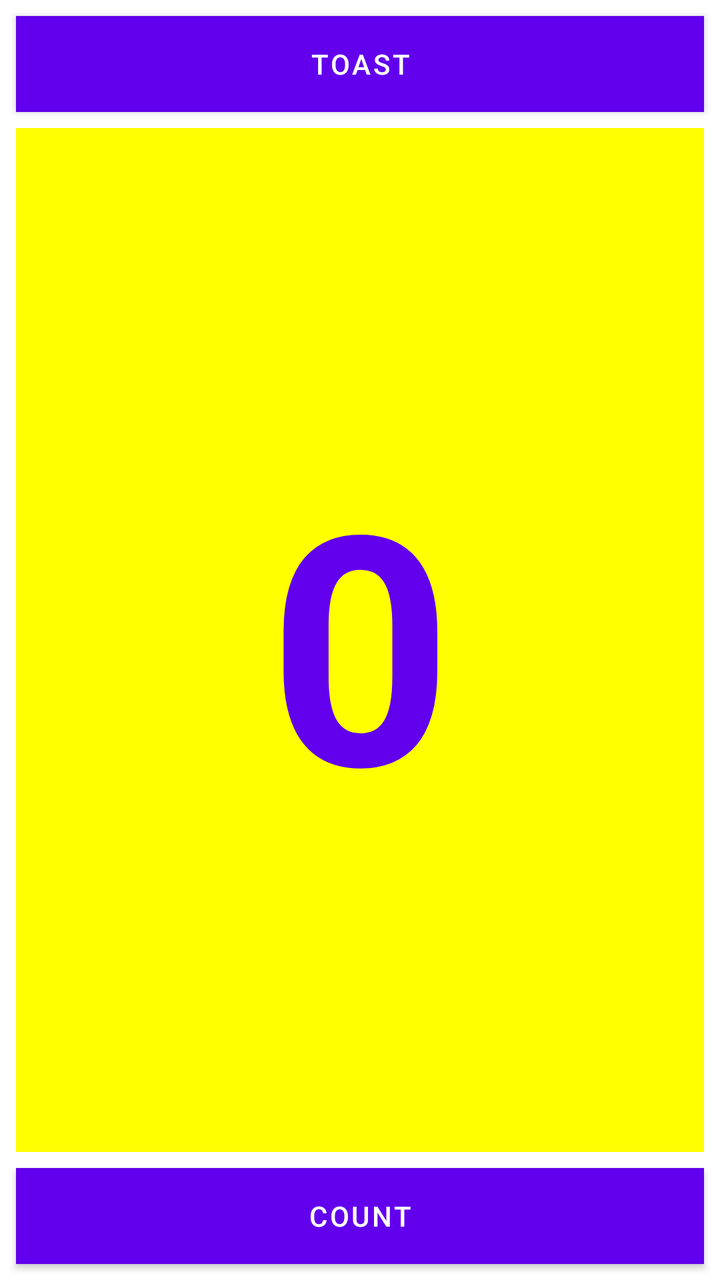
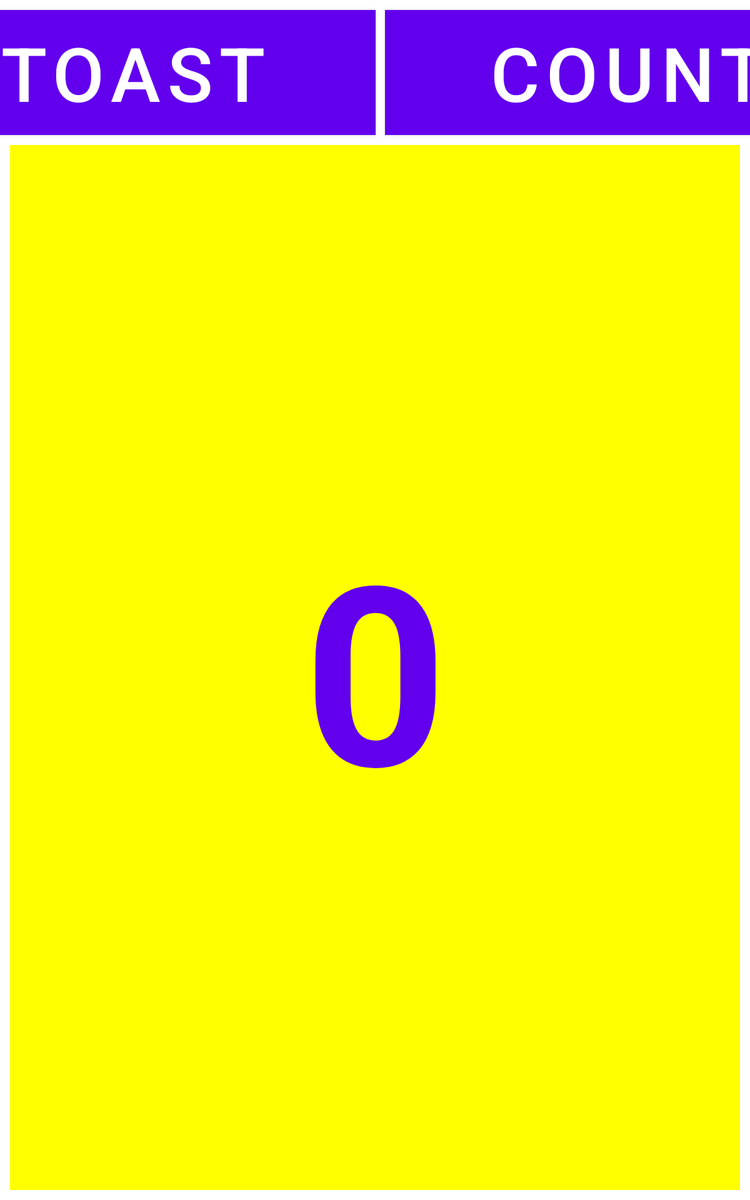

Two renders of one Android screen. The first uses the default layout on a phone; the second uses the alternative layout the repository ships for a different screen configuration, on a matching device. The two XML files are below.
<!-- AndroidManifest.xml: application theme Theme.Homework2 -->
<!-- res/layout/activity_hello_toast.xml -->
<?xml version="1.0" encoding="utf-8"?>
<androidx.constraintlayout.widget.ConstraintLayout xmlns:android="http://schemas.android.com/apk/res/android"
    xmlns:app="http://schemas.android.com/apk/res-auto"
    xmlns:tools="http://schemas.android.com/tools"
    android:layout_width="match_parent"
    android:layout_height="match_parent"
    tools:context=".hellotoast.HelloToast">

    <Button
        android:id="@+id/button_toast"
        android:layout_width="0dp"
        android:layout_height="wrap_content"
        android:layout_marginStart="8dp"
        android:layout_marginTop="8dp"
        android:layout_marginEnd="8dp"
        android:background="@color/design_default_color_primary"
        android:text="@string/button_label_toast"
        android:textColor="@android:color/white"
        app:layout_constraintEnd_toEndOf="parent"
        app:layout_constraintStart_toStartOf="parent"
        app:layout_constraintTop_toTopOf="parent"
        android:onClick="showToast"
        />

    <Button
        android:id="@+id/button_count"
        android:layout_width="0dp"
        android:layout_height="wrap_content"
        android:layout_marginStart="8dp"
        android:layout_marginEnd="8dp"
        android:layout_marginBottom="8dp"
        android:background="@color/design_default_color_primary"
        android:text="@string/button_label_count"
        android:textColor="@android:color/white"
        app:layout_constraintBottom_toBottomOf="parent"
        app:layout_constraintEnd_toEndOf="parent"
        app:layout_constraintStart_toStartOf="parent"
        android:onClick="countUp"
        />

    <TextView
        android:id="@+id/show_count"
        android:layout_width="0dp"
        android:layout_height="0dp"
        android:layout_marginStart="8dp"
        android:layout_marginTop="8dp"
        android:layout_marginEnd="8dp"
        android:layout_marginBottom="8dp"
        android:background="#FFFF00"
        android:gravity="center"
        android:text="@string/count_initial_value"
        android:textAlignment="center"
        android:textColor="@color/design_default_color_primary"
        android:textSize="160sp"
        android:textStyle="bold"
        app:layout_constraintBottom_toTopOf="@+id/button_count"
        app:layout_constraintEnd_toEndOf="parent"
        app:layout_constraintStart_toStartOf="parent"
        app:layout_constraintTop_toBottomOf="@+id/button_toast" />
</androidx.constraintlayout.widget.ConstraintLayout>
<!-- resources referenced by this layout -->
<resources>
  <string name="button_label_count">Count</string>
  <string name="button_label_toast">Toast</string>
  <string name="count_initial_value">0</string>
  <style name="Theme.Homework2" parent="Theme.MaterialComponents.DayNight.DarkActionBar">
          
          <item name="colorPrimary">@color/design_default_color_primary</item>
          <item name="colorPrimaryVariant">@color/design_default_color_primary_variant</item>
          <item name="colorOnPrimary">@color/design_default_color_on_primary</item>
          
          <item name="colorSecondary">@color/design_default_color_secondary</item>
          <item name="colorSecondaryVariant">@color/design_default_color_secondary_variant</item>
          <item name="colorOnSecondary">@color/design_default_color_on_secondary</item>
          
          <item name="android:statusBarColor" tools:targetApi="l">?attr/colorPrimaryVariant</item>
          
      </style>
</resources>
<!-- res/layout-sw600dp/activity_hello_toast.xml (the repository's variant of the layout above) -->
<!-- drawn on a 7-inch tablet held upright -->
<?xml version="1.0" encoding="utf-8"?>
<androidx.constraintlayout.widget.ConstraintLayout xmlns:android="http://schemas.android.com/apk/res/android"
    xmlns:app="http://schemas.android.com/apk/res-auto"
    xmlns:tools="http://schemas.android.com/tools"
    android:layout_width="match_parent"
    android:layout_height="match_parent"
    tools:context=".hellotoast.HelloToast">

    <Button
        android:id="@+id/button_toast"
        android:layout_width="388dp"
        android:layout_height="wrap_content"
        android:layout_marginStart="8dp"
        android:layout_marginTop="8dp"
        android:background="@color/design_default_color_primary"
        android:onClick="showToast"
        android:text="@string/button_label_toast"
        android:textColor="@android:color/white"
        android:textSize="60sp"
        app:layout_constraintEnd_toStartOf="@+id/button_count"
        app:layout_constraintHorizontal_bias="0.5"
        app:layout_constraintStart_toStartOf="parent"
        app:layout_constraintTop_toTopOf="parent" />

    <Button
        android:id="@+id/button_count"
        android:layout_width="388dp"
        android:layout_height="wrap_content"
        android:layout_marginStart="8dp"
        android:background="@color/design_default_color_primary"
        android:onClick="countUp"
        android:text="@string/button_label_count"
        android:textColor="@android:color/white"
        android:textSize="60sp"
        app:layout_constraintBaseline_toBaselineOf="@+id/button_toast"
        app:layout_constraintEnd_toEndOf="parent"
        app:layout_constraintHorizontal_bias="0.5"
        app:layout_constraintStart_toEndOf="@+id/button_toast" />

    <TextView
        android:id="@+id/show_count"
        android:layout_width="0dp"
        android:layout_height="0dp"
        android:layout_marginStart="8dp"
        android:layout_marginTop="8dp"
        android:layout_marginEnd="8dp"
        android:layout_marginBottom="8dp"
        android:background="#FFFF00"
        android:gravity="center"
        android:text="@string/count_initial_value"
        android:textAlignment="center"
        android:textColor="@color/design_default_color_primary"
        android:textSize="200sp"
        android:textStyle="bold"
        app:layout_constraintBottom_toBottomOf="parent"
        app:layout_constraintEnd_toEndOf="parent"
        app:layout_constraintStart_toStartOf="parent"
        app:layout_constraintTop_toBottomOf="@+id/button_toast" />
</androidx.constraintlayout.widget.ConstraintLayout>
